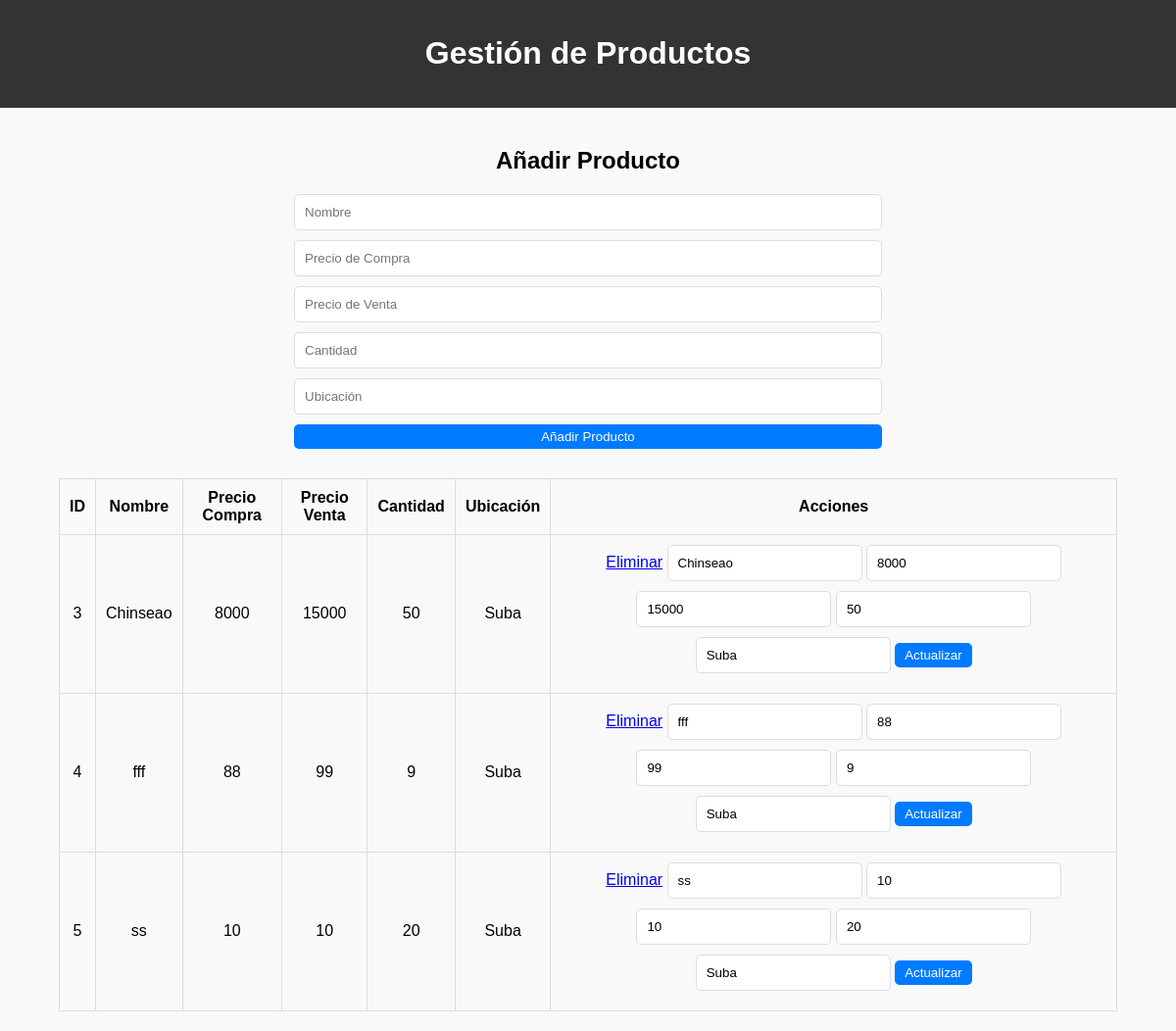
/proyecto/productos.php, run on the app's committed database.
### tables this page shows
CREATE TABLE `productos` (
  `Prod_ID` int(11) NOT NULL,
  `Prod_Nombre` varchar(100) DEFAULT NULL,
  `Prod_Prec_Compra` int(11) DEFAULT NULL,
  `Prod_Prec_Venta` int(11) DEFAULT NULL,
  `Prod_Cantidad` int(11) DEFAULT NULL,
  `Prod_Ubicacion` varchar(100) DEFAULT NULL
);

### proyecto/productos.php (the view, shortened to what this page needs)
<?php
include 'db.php';
$result = $conn->query("SELECT * FROM PRODUCTOS");
?>
<!DOCTYPE html>
<html lang="es">
<head>
    <link rel="stylesheet" href="css/stylessebas.css">
</head>
<body>
    <header>
        <h1>Gestión de Productos</h1>
    </header>
    <form method="POST">
        <h2>Añadir Producto</h2>
        <input type="text" name="nombre" placeholder="Nombre" required>
        <input type="number" name="precio_compra" placeholder="Precio de Compra" required>
        <input type="number" name="precio_venta" placeholder="Precio de Venta" required>
        <input type="number" name="cantidad" placeholder="Cantidad" required>
        <input type="text" name="ubicacion" placeholder="Ubicación" required>
        <input type="submit" name="add" value="Añadir Producto">
    </form>
    <table>
        <thead>
            <tr>
                <th>ID</th>
                <th>Nombre</th>
                <th>Precio Compra</th>
                <th>Precio Venta</th>
                <th>Cantidad</th>
                <th>Ubicación</th>
                <th>Acciones</th>
            </tr>
        </thead>
        <tbody>
            <?php while ($row = $result->fetch_assoc()) : ?>
                <tr>
                    <td><?= $row['Prod_ID']; ?></td>
                    <td><?= $row['Prod_Nombre']; ?></td>
                    <td><?= $row['Prod_Prec_Compra']; ?></td>
                    <td><?= $row['Prod_Prec_Venta']; ?></td>
                    <td><?= $row['Prod_Cantidad']; ?></td>
                    <td><?= $row['Prod_Ubicacion']; ?></td>
                    <td>
                        <a href="?delete=<?= $row['Prod_ID']; ?>">Eliminar</a>
                        <form method="POST" style="display: inline;">
                            <input type="text" name="nombre" value="<?= $row['Prod_Nombre']; ?>" required>
                            <input type="number" name="precio_compra" value="<?= $row['Prod_Prec_Compra']; ?>" required>
                            <input type="number" name="precio_venta" value="<?= $row['Prod_Prec_Venta']; ?>" required>
                            <input type="number" name="cantidad" value="<?= $row['Prod_Cantidad']; ?>" required>
                            <input type="text" name="ubicacion" value="<?= $row['Prod_Ubicacion']; ?>" required>
                            <input type="submit" name="update" value="Actualizar">
                        </form>
                    </td>
                </tr>
            <?php endwhile; ?>
        </tbody>
    </table>
</body>
</html>

### proyecto/css/stylessebas.css (style rules this page uses)
body { font-family: Arial, sans-serif; margin: 0; padding: 0; background-color: #f9f9f9; }
header { background-color: #333; color: #fff; padding: 15px 0; text-align: center; }
table { width: 90%; margin: 20px auto; border-collapse: collapse; }
table th, table td { border: 1px solid #ddd; padding: 10px; text-align: center; }
button, input[type="submit"] { padding: 5px 10px; background-color: #007BFF; color: #fff; border: none; cursor: pointer; border-radius: 5px; }
form { margin: 20px auto; width: 90%; max-width: 600px; display: flex; flex-direction: column; }
form input, form select { margin-bottom: 10px; padding: 10px; border: 1px solid #ddd; border-radius: 5px; }
h2 { text-align: center; margin-top: 20px; }

### data on the page
productos: Prod_ID "3", Prod_Nombre "Chinseao", Prod_Prec_Compra "8000", Prod_Prec_Venta "15000", Prod_Cantidad "50", Prod_Ubicacion "Suba", nombre "Chinseao", precio_compra "8000", precio_venta "15000", cantidad "50", ubicacion "Suba"
productos: Prod_ID "4", Prod_Nombre "fff", Prod_Prec_Compra "88", Prod_Prec_Venta "99", Prod_Cantidad "9", Prod_Ubicacion "Suba", nombre "fff", precio_compra "88", precio_venta "99", cantidad "9", ubicacion "Suba"
productos: Prod_ID "5", Prod_Nombre "ss", Prod_Prec_Compra "10", Prod_Prec_Venta "10", Prod_Cantidad "20", Prod_Ubicacion "Suba", nombre "ss", precio_compra "10", precio_venta "10", cantidad "20", ubicacion "Suba"
